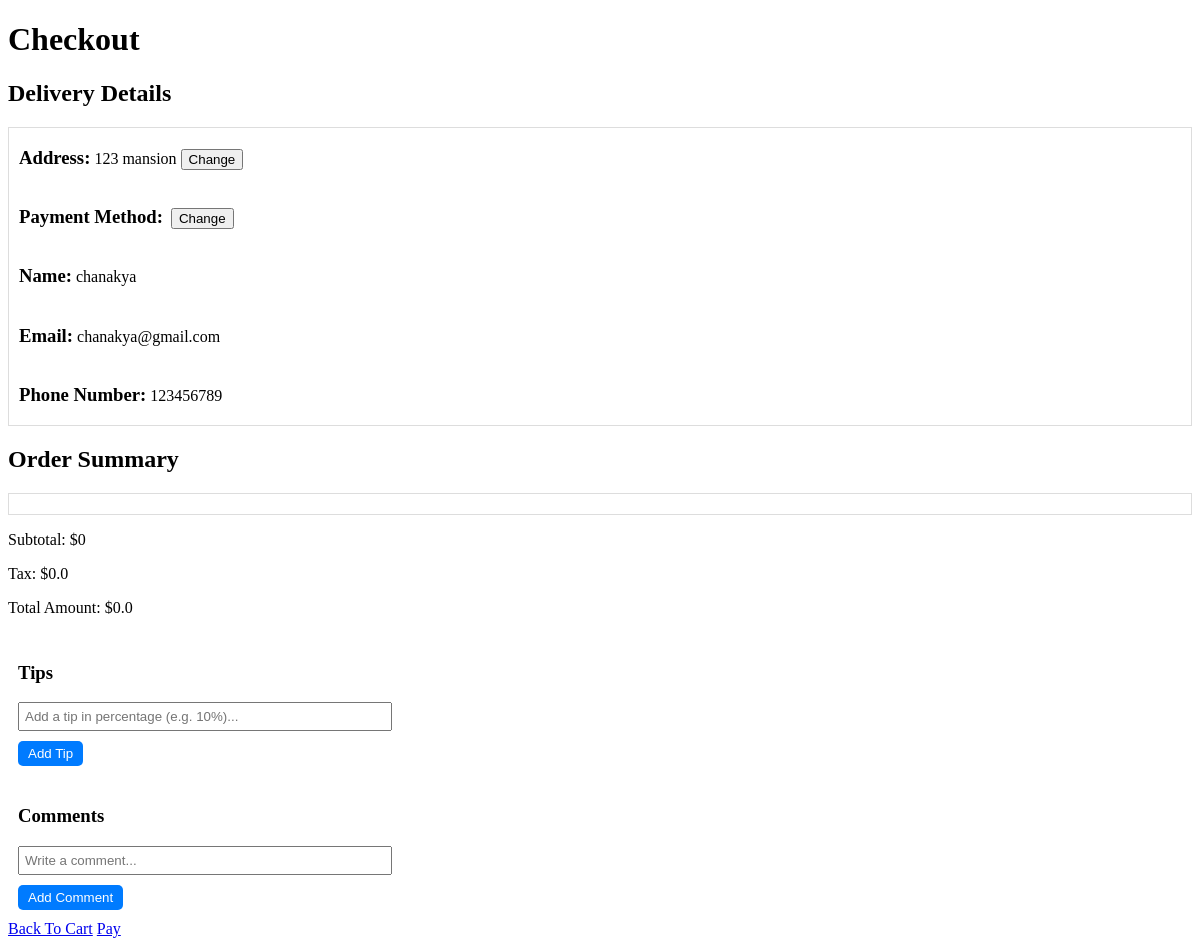
The page /checkout/1 (signed in) on the database its author committed.
### models.py (models this page shows, shortened)
class Address(db.Model): # address table, linked to a given user
    __tablename__ = 'address'
    id = db.Column(db.Integer, primary_key=True)
    address = db.Column(db.String(50), nullable=False)
    default = db.Column(db.Boolean, default=False, nullable=False)
    user_id = db.Column(db.Integer, db.ForeignKey('user.id'), nullable=False)

class User(db.Model, UserMixin): # user table
    __tablename__ = 'user'
    id = db.Column(db.Integer, primary_key=True)
    name = db.Column(db.String(20), unique=True, nullable=False)
    email = db.Column(db.String(20), unique=True, nullable=False)
    phone_number = db.Column(db.String(10), unique=True, nullable=False)
    password = db.Column(db.String(255), nullable=False)
    addresses = db.relationship('Address', backref='user', cascade='all,delete', lazy='dynamic') # can filter, delete related addresses to user when user is deleted
    payment_methods = db.relationship('Payment_Method', backref='user', cascade='all,delete',lazy='dynamic') # same for this column

### Checkout_Page/Checkout.py (the view, shortened to what this page needs)
@checkout_blueprint.route("/checkout/<restaurant_id>", methods=['GET','POST'])
def checkout(restaurant_id):
    subtotal = Subtotal.subtotal()
    restaurant = Restaurant.query.get(restaurant_id)
    if not restaurant:
        flash(f'Restaurant not found','danger')
    cart_items = Item.query.filter(Item.in_cart==True).all() #Gets all the items that were in cart
    if current_user.is_authenticated:
        checkout_pm = current_user.payment_methods.filter_by(default=True).first()
        checkout_address = current_user.addresses.filter_by(default=True).first()
        name = current_user.name
        email = current_user.email
        phone_number = current_user.phone_number
        all_addresses = current_user.addresses.all()
        all_pm = current_user.payment_methods.all()
    tax = subtotal*0.14
    total = tax + subtotal
    tip = session.get('tip') # If tip was added, this will return the amount that was stored in session
    if tip:
        tip_dec = int(tip)/100
        t = total * tip_dec
        tot = total + t
        total = round(tot,3)
    return render_template("checkout.html", restaurant=restaurant,cart_items=cart_items,subtotal=subtotal,
                           total=total,tax=tax,name=name,email=email,phone_number=phone_number,address=checkout_address,all_addresses=all_addresses,all_pm=all_pm,payment_method=checkout_pm)

### Cart_Page/Subtotal/Subtotal.py (called while the page is built)
def subtotal():
    subtotal = 0
    cart_items = Item.query.filter_by(in_cart=True).all() # Gets all items that are in the cart
    for c in cart_items:
        subtotal += c.price # Adds all their prices
    return subtotal

### app.py (called while the page is built)
@login_manager.user_loader
def load_user(user_id):
    return User.query.get(int(user_id))

### templates/checkout.html (shortened to what this page needs)
<!DOCTYPE html>
<html>
    <head>
        <link type="text/css" rel="stylesheet" href="{{ url_for('static',filename='css/style.css') }}" />
    </head>
    <body>
        <h1>Checkout</h1>
        <h2>Delivery Details</h2>
        <div class="box">
            <h3 class="container">Address: </h3>
            <p class="container">{{address.address}}</p>
            <div class="dropdown">
                <button class="container">Change</button>
            </div>
        <div>
            <h3 class="container">Payment Method: </h3>
            <div class="dropdown">
                <button class="container">Change</button>
            </div>
        </div>
        <div>
            <h3 class="container">Name: </h3>
            <p class="container">{{name}}</p>
        </div>
        <div>
            <h3 class="container">Email: </h3>
            <p class="container">{{email}}</p>
        </div>
        <div>
            <h3 class="container">Phone Number: </h3>
            <p class="container">{{phone_number}}</p>
        </div>
        </div>
        <h2>Order Summary</h2>
        <div class="cart-item">
        </div>
        <p>Subtotal: ${{ subtotal }}</p>
        <p>Tax: ${{tax}}</p>
        <p>Total Amount: ${{total}}</p>
        <div class="comments-box">
            <h3>Tips</h3>
            <form method="post" action="{{url_for('tips.tips', restaurant_id=restaurant.id)}}">
                <input id="tip" name="tip" type="text" class="comment-input" placeholder="Add a tip in percentage (e.g. 10%)...">
                <button type="submit" class="comment-button">Add Tip</button>
            </form>
        </div>
        <div class="comments-box">
            <h3>Comments</h3>
            <input type="text" class="comment-input" placeholder="Write a comment...">
            <button class="comment-button">Add Comment</button>
        </div>
        <div>
            <a  href="{{url_for('cartpage.cartpage', restaurant_id=restaurant.id)}}">Back To Cart</a>
            <a href="{{url_for('tracking.tracking', restaurant_id=restaurant.id)}}">Pay</a>
        </div>
    </body>
</html>

### static/css/style.css (style rules this page uses)
.cart-item { border: 1px solid #ddd; padding: 10px; }
.container { display: inline-block; }
.box { border: 1px solid #ddd; padding-left: 10px }
.dropdown { position: relative; display: inline-block; }
.comments-box { width: 400px; padding: 10px; }
.comment-input { width: 90%; padding: 5px; margin-bottom: 10px; }
.comment-button { background-color: #007BFF; color: #fff; padding: 5px 10px; border: none; border-radius: 5px; cursor: pointer; }

### rows shown on the page
Address: address "123 mansion"
User: name "chanakya", email "chanakya@gmail.com", phone_number "123456789"

### other values the page prints
{{ subtotal }} "0"
{{ tax }} "0.0"
{{ total }} "0.0"
